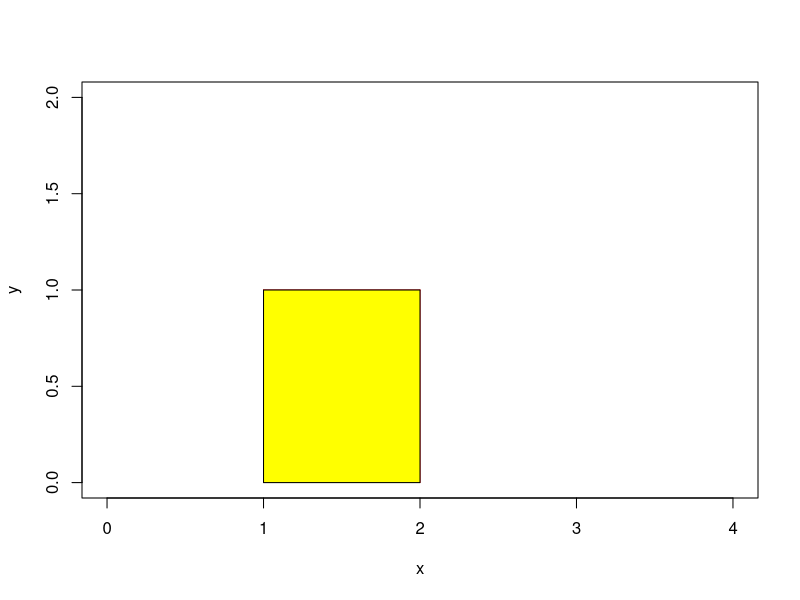

R code for this plot: (Note: this script raises an error after producing the figure.)
## ---- chunk 1
knitr::opts_chunk$set(echo = TRUE)
## ---- chunk 2
plot(0:4,seq(0,2,length=5), type="n",xlab="x",ylab="y")
a=1
b=2
segments(x0=c(a,a,b),y0=c(0,1,1),x1=c(a,b,b),y1=c(1,1,0), col="Red")
polygon(c(a,a,b,b), c(0,1,1,0), col="yellow")
## ---- chunk 3
knitr::include_graphics("variateC.png")
